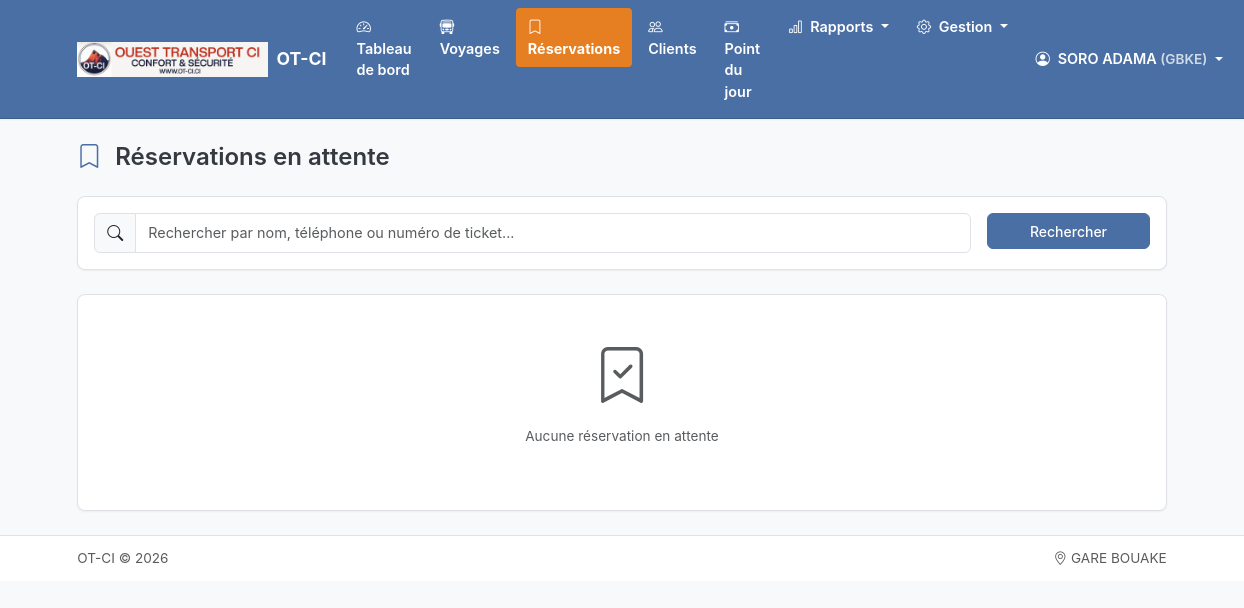
The page /reservations/ (signed in) on the database its author committed.
### apps/compagnie/models.py (models this page shows, shortened)
class Compagnie(models.Model):
    nom = models.CharField(max_length=200, verbose_name="Nom de la compagnie")
    logo = models.ImageField(
        upload_to='logos/',
        blank=True,
        null=True,
        verbose_name="Logo"
    )
    nom_pdg = models.CharField(max_length=200, verbose_name="Nom du PDG")
    adresse = models.TextField(blank=True, verbose_name="Adresse")
    telephone = models.CharField(max_length=20, blank=True, verbose_name="Téléphone")
    email = models.EmailField(blank=True, verbose_name="Email")
    utiliser_souche = models.BooleanField(
        default=False,
        verbose_name="Imprimer avec souche",
        help_text="Si activé, chaque ticket payé sera imprimé avec une souche détachable pour la compagnie"
    )
    date_creation = models.DateTimeField(auto_now_add=True)
    date_modification = models.DateTimeField(auto_now=True)
    class Meta:
        verbose_name = "Compagnie"
        verbose_name_plural = "Compagnie"
    @classmethod
    def get_instance(cls):
        return cls.objects.first()

### apps/personnel/models.py (models this page shows, shortened)
class Utilisateur(AbstractUser):
    ROLE_CHOICES = [
        ('pdg', 'PDG'),
        ('super_admin', 'Super Administrateur'),
        ('manager', 'Manager'),
        ('chef_gare', 'Chef de Gare'),
        ('guichetier', 'Guichetier'),
    ]
    nom_complet = models.CharField(max_length=200, verbose_name="Nom complet")
    telephone = models.CharField(max_length=20, blank=True, verbose_name="Téléphone")
    role = models.CharField(
        max_length=20,
        choices=ROLE_CHOICES,
        default='guichetier',
        verbose_name="Rôle"
    )
    gare = models.ForeignKey(
        'gares.Gare',
        on_delete=models.SET_NULL,
        null=True,
        blank=True,
        related_name='utilisateurs',
        verbose_name="Gare"
    )
    actif = models.BooleanField(default=True, verbose_name="Actif")
    date_creation = models.DateTimeField(auto_now_add=True)
    date_modification = models.DateTimeField(auto_now=True)
    objects = UtilisateurManager()
    EMAIL_FIELD = 'email'
    USERNAME_FIELD = 'username'
    REQUIRED_FIELDS = ['nom_complet']
    class Meta:
        verbose_name = "Utilisateur"
        verbose_name_plural = "Utilisateurs"
        ordering = ['nom_complet']
    @property
    def is_super_admin(self):
        return self.role == 'super_admin'
    @property
    def has_global_access(self):
        return self.role in ['pdg', 'super_admin', 'manager']

### apps/gares/models.py (models this page shows, shortened)
class Gare(models.Model):
    nom = models.CharField(max_length=200, verbose_name="Nom de la gare")
    code = models.CharField(
        max_length=10,
        unique=True,
        verbose_name="Code",
        help_text="Code unique pour la numérotation des tickets (ex: CKY, KND)"
    )
    ville = models.CharField(max_length=100, verbose_name="Ville")
    adresse = models.TextField(blank=True, verbose_name="Adresse")
    telephone = models.CharField(max_length=20, blank=True, verbose_name="Téléphone")
    compagnie = models.ForeignKey(
        'compagnie.Compagnie',
        on_delete=models.CASCADE,
        related_name='gares',
        verbose_name="Compagnie"
    )
    active = models.BooleanField(default=True, verbose_name="Active")
    date_creation = models.DateTimeField(auto_now_add=True)
    date_modification = models.DateTimeField(auto_now=True)
    dernier_numero_ticket = models.PositiveIntegerField(
        default=0,
        verbose_name="Dernier numéro de ticket"
    )
    mois_dernier_ticket = models.CharField(
        max_length=6,
        blank=True,
        default='',
        verbose_name="Mois du dernier ticket",
        help_text="Format YYYYMM pour la réinitialisation mensuelle"
    )
    class Meta:
        verbose_name = "Gare"
        verbose_name_plural = "Gares"
        ordering = ['nom']

### apps/guichet/views.py (the view)
# urls.py: path('reservations/', views.ReservationsListView.as_view(), name='reservations'),
class ReservationsListView(LoginRequiredMixin, ListView):
    model = Billet
    template_name = 'guichet/reservations.html'
    context_object_name = 'reservations'
    paginate_by = 20
    def get_queryset(self):
        user = self.request.user
        today = timezone.now().date()
        queryset = Billet.objects.filter(
            statut='reserve',
            voyage__date_depart__gte=today
        )
        if not user.has_global_access:
            queryset = queryset.filter(voyage__gare=user.gare)
        search = self.request.GET.get('search')
        if search:
            queryset = queryset.filter(
                Q(client_nom__icontains=search) |
                Q(client_telephone__icontains=search) |
                Q(numero__icontains=search)
            )
        return queryset.order_by('voyage__date_depart', 'voyage__heure_depart')

### templates/guichet/reservations.html (shortened to what this page needs)
{% extends 'base.html' %}
{% load custom_filters %}
{% block content %}
<div class="container">
    <div class="d-flex justify-content-between align-items-center mb-4">
        <h2 class="mb-0">
            <i class="bi bi-bookmark me-2 text-accent"></i>
            Réservations en attente
        </h2>
    </div>
    <div class="card mb-4">
        <div class="card-body">
            <form method="get" class="row g-3">
                <div class="col-md-10">
                    <div class="input-group">
                        <span class="input-group-text">
                            <i class="bi bi-search"></i>
                        </span>
                        <input type="text" name="search" class="form-control"
                               placeholder="Rechercher par nom, téléphone ou numéro de ticket..."
                               value="{{ request.GET.search }}">
                    </div>
                </div>
                <div class="col-md-2">
                    <button type="submit" class="btn btn-primary w-100">
                        Rechercher
                    </button>
                </div>
            </form>
        </div>
    </div>
    <div class="card">
        <div class="card-body p-0">
            {% if reservations %}
            <div class="table-responsive">
                <table class="table table-hover mb-0">
                    <thead>
                        <tr>
                            <th>N° Ticket</th>
                            <th>Client</th>
                            <th>Téléphone</th>
                            <th>Voyage</th>
                            <th>Date</th>
                            <th>Siège</th>
                            <th>Montant</th>
                            <th>Créé le</th>
                            <th>Destination</th>
                            <th class="text-end">Actions</th>
                        </tr>
                    </thead>
                    <tbody>
                        {% for reservation in reservations %}
                        <tr id="reservation-{{ reservation.pk }}">
                            <td>
                                <code>{{ reservation.numero }}</code>
                            </td>
                            <td>
                                <strong>{{ reservation.client_nom }}</strong>
                            </td>
                            <td>{{ reservation.client_telephone }}</td>
                            <td>{{ reservation.voyage.ligne }}</td>
                            <td>
                                {{ reservation.voyage.date_depart|date:"d/m/Y" }}
                                <br>
                                <small class="text-muted">{{ reservation.voyage.heure_depart|time:"H:i" }}</small>
                            </td>
                            <td>
                                <span class="badge badge-reserve">{{ reservation.numero_siege }}</span>
                            </td>
                            <td>{{ reservation.montant|format_montant }} FCFA</td>
                            <td>
                                {{ reservation.date_creation|date:"d/m/Y H:i" }}
                            </td>
                            <td>{{ reservation.destination.ville_arrivee|default:"-" }}</td>
                            <td class="text-end">
                                <button type="button"
                                        class="btn btn-sm btn-success btn-payer"
                                        data-id="{{ reservation.pk }}">
                                    <i class="bi bi-cash me-1"></i> Payer
                                </button>
                                <button type="button"
                                        class="btn btn-sm btn-outline-warning btn-vendre-autre"
                                        data-id="{{ reservation.pk }}"
                                        data-siege="{{ reservation.numero_siege }}"
                                        data-voyage="{{ reservation.voyage.pk }}"
                                        title="Vendre à un autre client">
                                    <i class="bi bi-person-fill-gear"></i>
                                </button>
                                <a href="{% url 'guichet:vente' reservation.voyage.pk %}"
                                   class="btn btn-sm btn-outline-primary">
                                    <i class="bi bi-eye"></i>
                                </a>
                            </td>
                        </tr>
                        {% endfor %}
                    </tbody>
                </table>
            </div>
            {% if page_obj.has_other_pages %}
            <div class="card-footer">
                <nav>
                    <ul class="pagination mb-0 justify-content-center">
                        {% if page_obj.has_previous %}
                        <li class="page-item">
                            <a class="page-link" href="?page={{ page_obj.previous_page_number }}{% if request.GET.search %}&search={{ request.GET.search }}{% endif %}">
                                <i class="bi bi-chevron-left"></i>
                            </a>
                        </li>
                        {% endif %}
                        {% for num in page_obj.paginator.page_range %}
                            {% if page_obj.number == num %}
                            <li class="page-item active">
                                <span class="page-link">{{ num }}</span>
                            </li>
                            {% elif num > page_obj.number|add:'-3' and num < page_obj.number|add:'3' %}
                            <li class="page-item">
                                <a class="page-link" href="?page={{ num }}{% if request.GET.search %}&search={{ request.GET.search }}{% endif %}">{{ num }}</a>
                            </li>
                            {% endif %}
                        {% endfor %}
                        {% if page_obj.has_next %}
                        <li class="page-item">
                            <a class="page-link" href="?page={{ page_obj.next_page_number }}{% if request.GET.search %}&search={{ request.GET.search }}{% endif %}">
                                <i class="bi bi-chevron-right"></i>
                            </a>
                        </li>
                        {% endif %}
                    </ul>
                </nav>
            </div>
            {% endif %}
            {% else %}
            <div class="text-center py-5 text-muted">
                <i class="bi bi-bookmark-check display-4"></i>
                <p class="mt-3">Aucune réservation en attente</p>
            </div>
            {% endif %}
        </div>
    </div>
</div>
{% endblock %}

### templates/base.html (shortened to what this page needs)
{% load static %}
<!DOCTYPE html>
<html lang="fr">
<head>
    <link href="https://cdn.jsdelivr.net/npm/bootstrap@5.3.2/dist/css/bootstrap.min.css" rel="stylesheet">
    <link href="https://cdn.jsdelivr.net/npm/bootstrap-icons@1.11.1/font/bootstrap-icons.css" rel="stylesheet">
    <link href="{% static 'css/custom.css' %}" rel="stylesheet">
</head>
<body>
    <nav class="navbar navbar-expand-lg navbar-dark sticky-top">
        <div class="container">
            <a class="navbar-brand d-flex align-items-center" href="{% url 'guichet:dashboard' %}">
                {% if compagnie and compagnie.logo %}
                    <img src="{{ compagnie.logo.url }}" alt="Logo" height="35" class="me-2">
                {% endif %}
                <span>{% if compagnie %}{{ compagnie.nom }}{% else %}Gestion Billetterie{% endif %}</span>
            </a>
            <div class="collapse navbar-collapse" id="navbarNav">
                {% if user.is_authenticated %}
                <ul class="navbar-nav me-auto">
                    <li class="nav-item">
                        <a class="nav-link {% if request.resolver_match.url_name == 'dashboard' %}active{% endif %}"
                           href="{% url 'guichet:dashboard' %}">
                            <i class="bi bi-speedometer2 me-1"></i> Tableau de bord
                        </a>
                    </li>
                    <li class="nav-item">
                        <a class="nav-link {% if request.resolver_match.url_name == 'voyage_list' %}active{% endif %}"
                           href="{% url 'guichet:voyage_list' %}">
                            <i class="bi bi-bus-front me-1"></i> Voyages
                        </a>
                    </li>
                    <li class="nav-item">
                        <a class="nav-link {% if request.resolver_match.url_name == 'reservations' %}active{% endif %}"
                           href="{% url 'guichet:reservations' %}">
                            <i class="bi bi-bookmark me-1"></i> Réservations
                        </a>
                    </li>
                    <li class="nav-item">
                        <a class="nav-link {% if 'clients' in request.path %}active{% endif %}"
                           href="{% url 'clients:client_list' %}">
                            <i class="bi bi-people me-1"></i> Clients
                        </a>
                    </li>
                    <li class="nav-item">
                        <a class="nav-link {% if 'comptabilite' in request.path %}active{% endif %}"
                           href="{% url 'comptabilite:point_journalier' %}">
                            <i class="bi bi-cash-stack me-1"></i> Point du jour
                        </a>
                    </li>
                    <li class="nav-item dropdown">
                        <a class="nav-link dropdown-toggle" href="#" data-bs-toggle="dropdown">
                            <i class="bi bi-bar-chart me-1"></i> Rapports
                        </a>
                    </li>
                    <li class="nav-item dropdown">
                        <a class="nav-link dropdown-toggle" href="#" data-bs-toggle="dropdown">
                            <i class="bi bi-gear me-1"></i> Gestion
                        </a>
                    </li>
                </ul>
                <ul class="navbar-nav">
                    <li class="nav-item dropdown">
                        <a class="nav-link dropdown-toggle" href="#" data-bs-toggle="dropdown">
                            <i class="bi bi-person-circle me-1"></i>
                            {{ user.nom_complet|default:user.username }}
                            {% if user.gare %}
                                <small class="text-muted">({{ user.gare.code }})</small>
                            {% endif %}
                        </a>
                    </li>
                </ul>
                {% endif %}
            </div>
        </div>
    </nav>
    <main class="py-4">
        {% block content %}{% endblock %}
    </main>
    <footer class="py-3 mt-auto border-top bg-white">
        <div class="container">
            <div class="d-flex justify-content-between align-items-center">
                <span class="text-muted">
                    {% if compagnie %}{{ compagnie.nom }}{% else %}Gestion Billetterie{% endif %} &copy; {% now "Y" %}
                </span>
                <span class="text-muted small">
                    {% if user.is_authenticated and user.gare %}
                        <i class="bi bi-geo-alt"></i> {{ user.gare.nom }}
                    {% endif %}
                </span>
            </div>
        </div>
    </footer>
</body>
</html>

### rows shown on the page
Compagnie: logo (picture), nom "OT-CI"
Utilisateur: nom_complet "SORO ADAMA", gare.code "GBKE", gare.nom "GARE BOUAKE"
